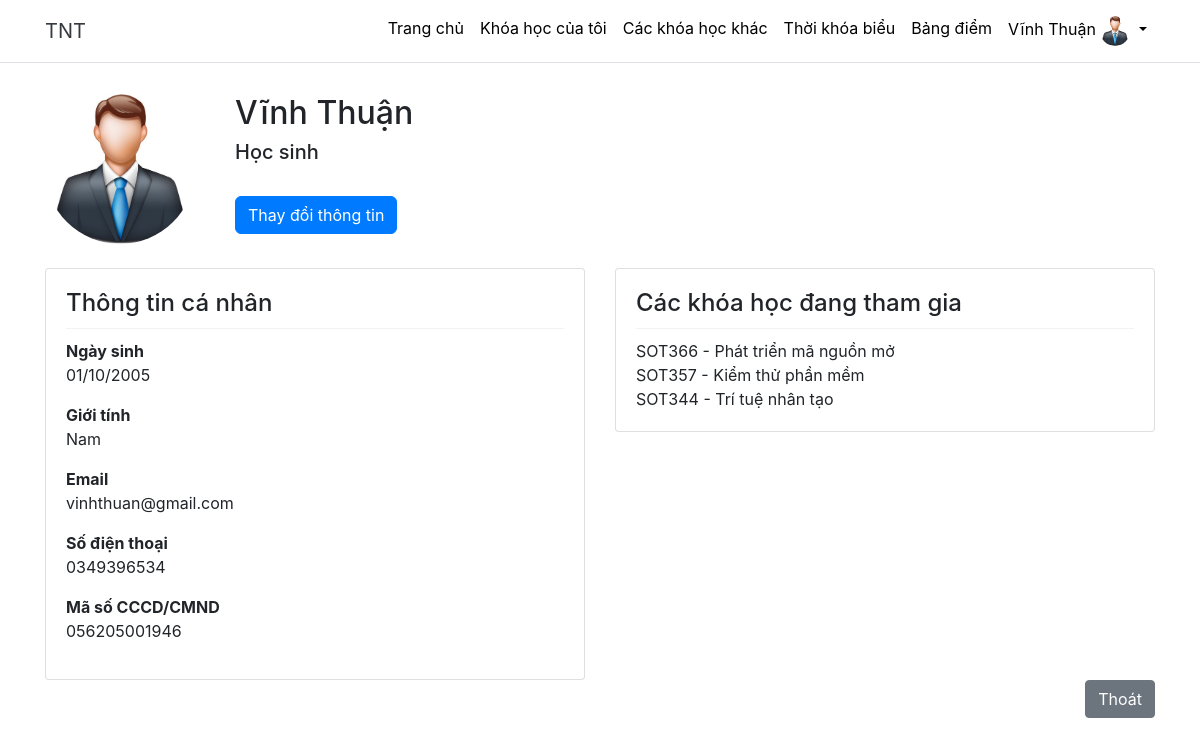
Before: /student/my.php (signed in) with the older database file.
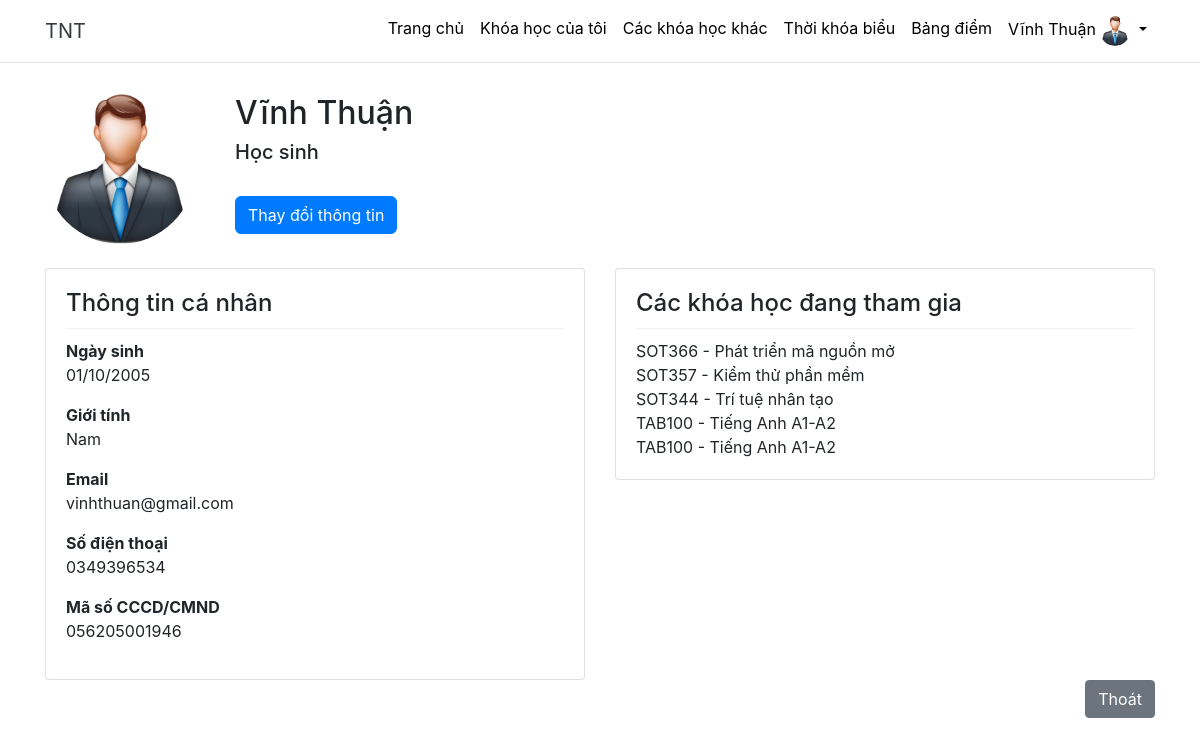
After: the same page with the newer database file.
### tables this page shows
CREATE TABLE `course_member` (
  `member_id` int(11) NOT NULL,
  `course_id` int(11) NOT NULL,
  `student_id` bigint(20) NOT NULL
);

CREATE TABLE `course` (
  `course_id` int(11) NOT NULL,
  `course_background` varchar(255) DEFAULT NULL,
  `course_code` varchar(10) NOT NULL,
  `course_name` varchar(255) NOT NULL,
  `course_description` text NOT NULL,
  `teacher_id` bigint(20) NOT NULL,
  `start_date` date NOT NULL,
  `end_date` date NOT NULL,
  `status` char(1) NOT NULL,
  `price` decimal(10,2) NOT NULL DEFAULT 0.00
);

### student/my.php (the view, shortened to what this page needs)
<?php
include_once('layout.php');
include_once('../config/connect.php');
if (isset($_SESSION['full_name']))
{
    $user_id = $_SESSION['user_id'];
    $sql = "SELECT * FROM user WHERE user_id = $user_id";
    $result = mysqli_query($dbconnect, $sql);
}
else
{
    $username_now = "User not logged in";
}
?>
<!DOCTYPE html>
<html lang="en">
<head>
    <link rel="stylesheet" href="https://stackpath.bootstrapcdn.com/bootstrap/4.5.2/css/bootstrap.min.css">
</head>
<body>
    <?php
        mysqli_data_seek($result, 0);
        $row = mysqli_fetch_assoc($result)
    ?>
    <header class="container mt-4">
        <div class="row">
            <div class="col-md-2">
                <img src="../assets/images/<?php echo $row['image'] ?>" alt="Profile Image" class="img-fluid rounded-circle" style="width: 150px; height: 150px; object-fit: cover;">
            </div>
            <div class="col-md-10">
                <h2><?php echo $row['full_name'];?></h2>
                <h5>Học sinh</h5> <br>
                <a class="btn btn-primary rounded-end rounded-start" type="button" href="edit_student_profile.php">Thay đổi thông tin</a>
            </div>
        </div>
    </header>
    <div class="container mt-4">
        <div class="row">
            <div class="col-md-6">
                <div class="card">
                    <div class="card-body">
                        <h4>Thông tin cá nhân</h4>
                        <hr class="info-divider">
                        <p>
                            <b>Ngày sinh</b>
                            <br> <?php echo date('d/m/Y', strtotime($row['date_of_birth'])); ?>
                        </p>
                        <p>
                            <b>Giới tính</b>
                            <br> <?php echo ($row['gender'] == "M" ? "Nam":"Nữ");?>
                        </p>
                        <p>
                            <b>Email</b>
                            <br> <?php echo $row['email'];?>
                        </p>
                        <p>
                            <b>Số điện thoại</b>
                            <br> <?php echo $row['phone'];?>
                        </p>
                        <p>
                            <b>Mã số CCCD/CMND</b>
                            <br> <?php echo $row['citizen_id'];?>
                        </p>
                    </div>
                </div>
            </div>
            <div class="col-md-6">
                <div class="card">
                    <div class="card-body">
                        <h4>Các khóa học đang tham gia</h4>
                        <hr class="info-divider">
                        <?php
                        $sql = "SELECT * FROM course co
                        INNER JOIN course_member cm ON co.course_id = cm.course_id
                        WHERE student_id = $user_id";
                        $result = mysqli_query($dbconnect, $sql);
                        while ($row = mysqli_fetch_array($result)) {
                            echo $row['course_code'] . " - " . $row['course_name'];
                            echo "<br>";
                        }
                        ?>
                    </div>
                </div>
            </div>
        </div>
        <div class="mb-3">
            <div class="d-flex justify-content-end">
                <br><a type="button" class="btn btn-secondary" href="index.php?id=2">Thoát</a>
            </div>
        </div>
    </div>
</body>
</html>

Changed rows visible on the page:
added course_member: course.course_code "TAB100", course.course_name "Tiếng Anh A1-A2"
added course_member: course.course_code "TAB100", course.course_name "Tiếng Anh A1-A2"
